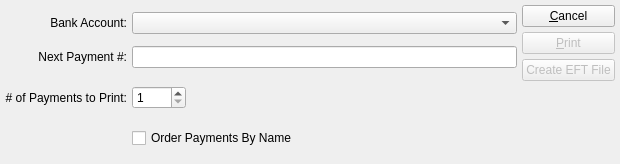
<?xml version="1.0" encoding="UTF-8"?>
<ui version="4.0">
 <comment>This file is part of the xTuple ERP: PostBooks Edition, a free and
open source Enterprise Resource Planning software suite,
Copyright (c) 1999-2018 by OpenMFG LLC, d/b/a xTuple.
It is licensed to you under the Common Public Attribution License
version 1.0, the full text of which (including xTuple-specific Exhibits)
is available at www.xtuple.com/CPAL.  By using this software, you agree
to be bound by its terms.</comment>
 <class>printChecks</class>
 <widget class="QDialog" name="printChecks">
  <property name="geometry">
   <rect>
    <x>0</x>
    <y>0</y>
    <width>620</width>
    <height>164</height>
   </rect>
  </property>
  <property name="windowTitle">
   <string>Print Payments</string>
  </property>
  <layout class="QHBoxLayout" name="horizontalLayout_2">
   <item>
    <layout class="QGridLayout" name="gridLayout">
     <item row="0" column="0">
      <widget class="QLabel" name="_bankaccntLit">
       <property name="text">
        <string>Bank Account:</string>
       </property>
       <property name="alignment">
        <set>Qt::AlignRight|Qt::AlignTrailing|Qt::AlignVCenter</set>
       </property>
      </widget>
     </item>
     <item row="0" column="1">
      <widget class="XComboBox" name="_bankaccnt"/>
     </item>
     <item row="1" column="0">
      <widget class="QLabel" name="_nextCheckNumLit">
       <property name="text">
        <string>Next Payment #:</string>
       </property>
       <property name="alignment">
        <set>Qt::AlignRight|Qt::AlignTrailing|Qt::AlignVCenter</set>
       </property>
      </widget>
     </item>
     <item row="1" column="1">
      <widget class="QLineEdit" name="_nextCheckNum">
       <property name="sizePolicy">
        <sizepolicy hsizetype="Preferred" vsizetype="Fixed">
         <horstretch>0</horstretch>
         <verstretch>0</verstretch>
        </sizepolicy>
       </property>
      </widget>
     </item>
     <item row="2" column="0">
      <widget class="QLabel" name="_numberOfChecksLit">
       <property name="text">
        <string># of Payments to Print:</string>
       </property>
       <property name="alignment">
        <set>Qt::AlignRight|Qt::AlignTrailing|Qt::AlignVCenter</set>
       </property>
      </widget>
     </item>
     <item row="2" column="1">
      <layout class="QHBoxLayout">
       <item>
        <widget class="QSpinBox" name="_numberOfChecks">
         <property name="minimum">
          <number>1</number>
         </property>
         <property name="maximum">
          <number>9999</number>
         </property>
        </widget>
       </item>
       <item>
        <spacer>
         <property name="orientation">
          <enum>Qt::Horizontal</enum>
         </property>
         <property name="sizeType">
          <enum>QSizePolicy::Expanding</enum>
         </property>
         <property name="sizeHint" stdset="0">
          <size>
           <width>0</width>
           <height>36</height>
          </size>
         </property>
        </spacer>
       </item>
      </layout>
     </item>
     <item row="3" column="1">
      <layout class="QHBoxLayout" name="horizontalLayout">
       <item>
        <widget class="XCheckBox" name="_orderByName">
         <property name="text">
          <string>Order Payments By Name</string>
         </property>
        </widget>
       </item>
       <item>
        <spacer name="horizontalSpacer">
         <property name="orientation">
          <enum>Qt::Horizontal</enum>
         </property>
         <property name="sizeHint" stdset="0">
          <size>
           <width>40</width>
           <height>20</height>
          </size>
         </property>
        </spacer>
       </item>
      </layout>
     </item>
    </layout>
   </item>
   <item>
    <layout class="QVBoxLayout">
     <property name="spacing">
      <number>0</number>
     </property>
     <item>
      <layout class="QVBoxLayout">
       <property name="spacing">
        <number>5</number>
       </property>
       <item>
        <widget class="QPushButton" name="_close">
         <property name="text">
          <string>&amp;Cancel</string>
         </property>
        </widget>
       </item>
       <item>
        <widget class="QPushButton" name="_print">
         <property name="enabled">
          <bool>false</bool>
         </property>
         <property name="text">
          <string>&amp;Print</string>
         </property>
         <property name="autoDefault">
          <bool>true</bool>
         </property>
         <property name="default">
          <bool>true</bool>
         </property>
        </widget>
       </item>
       <item>
        <widget class="QPushButton" name="_createEFT">
         <property name="enabled">
          <bool>false</bool>
         </property>
         <property name="text">
          <string>Create EFT File</string>
         </property>
        </widget>
       </item>
      </layout>
     </item>
     <item>
      <spacer>
       <property name="orientation">
        <enum>Qt::Vertical</enum>
       </property>
       <property name="sizeType">
        <enum>QSizePolicy::Expanding</enum>
       </property>
       <property name="sizeHint" stdset="0">
        <size>
         <width>10</width>
         <height>0</height>
        </size>
       </property>
      </spacer>
     </item>
    </layout>
   </item>
  </layout>
 </widget>
 <layoutdefault spacing="5" margin="5"/>
 <customwidgets>
  <customwidget>
   <class>XCheckBox</class>
   <extends>QCheckBox</extends>
   <header>xcheckbox.h</header>
  </customwidget>
  <customwidget>
   <class>XComboBox</class>
   <extends>QComboBox</extends>
   <header>xcombobox.h</header>
  </customwidget>
 </customwidgets>
 <tabstops>
  <tabstop>_bankaccnt</tabstop>
  <tabstop>_nextCheckNum</tabstop>
  <tabstop>_numberOfChecks</tabstop>
  <tabstop>_orderByName</tabstop>
  <tabstop>_close</tabstop>
  <tabstop>_print</tabstop>
  <tabstop>_createEFT</tabstop>
 </tabstops>
 <resources/>
 <connections>
  <connection>
   <sender>_close</sender>
   <signal>clicked()</signal>
   <receiver>printChecks</receiver>
   <slot>reject()</slot>
   <hints>
    <hint type="sourcelabel">
     <x>487</x>
     <y>33</y>
    </hint>
    <hint type="destinationlabel">
     <x>20</x>
     <y>20</y>
    </hint>
   </hints>
  </connection>
 </connections>
</ui>
